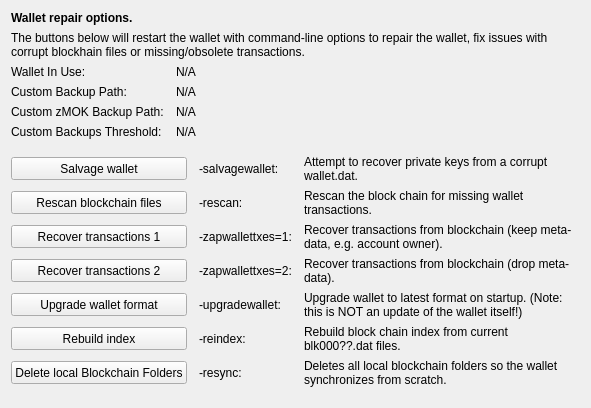
     <widget class="QWidget" name="tab_repair">
      <attribute name="title">
       <string>&amp;Wallet Repair</string>
      </attribute>
      <layout class="QGridLayout" name="gridLayout_4" columnstretch="0,0,0,0">
       <property name="horizontalSpacing">
        <number>12</number>
       </property>
       <item row="0" column="0" colspan="4">
        <widget class="QLabel" name="label_repair_header">
         <property name="font">
          <font>
           <weight>75</weight>
           <bold>true</bold>
          </font>
         </property>
         <property name="text">
          <string>Wallet repair options.</string>
         </property>
        </widget>
       </item>
       <item row="1" column="0" colspan="4">
        <widget class="QLabel" name="label_repair_helptext">
         <property name="font">
          <font>
           <weight>50</weight>
           <bold>false</bold>
          </font>
         </property>
         <property name="text">
          <string>The buttons below will restart the wallet with command-line options to repair the wallet, fix issues with corrupt blockhain files or missing/obsolete transactions.</string>
         </property>
         <property name="wordWrap">
          <bool>true</bool>
         </property>
        </widget>
       </item>
       <item row="2" column="0">
        <widget class="QLabel" name="wallet_path_label">
         <property name="text">
          <string>Wallet In Use:</string>
         </property>
        </widget>
       </item>
       <item row="2" column="1" colspan="3">
        <widget class="QLabel" name="wallet_path">
         <property name="cursor">
          <cursorShape>IBeamCursor</cursorShape>
         </property>
         <property name="text">
          <string>N/A</string>
         </property>
         <property name="textFormat">
          <enum>Qt::PlainText</enum>
         </property>
         <property name="textInteractionFlags">
          <set>Qt::LinksAccessibleByMouse|Qt::TextSelectableByKeyboard|Qt::TextSelectableByMouse</set>
         </property>
        </widget>
       </item>
       <item row="3" column="0">
        <widget class="QLabel" name="wallet_custombackuppath_label">
         <property name="text">
          <string>Custom Backup Path:</string>
         </property>
         <property name="visible">
          <bool>false</bool>
         </property>
        </widget>
       </item>
       <item row="3" column="1" colspan="3">
        <widget class="QLabel" name="wallet_custombackuppath">
         <property name="cursor">
          <cursorShape>IBeamCursor</cursorShape>
         </property>
         <property name="text">
          <string>N/A</string>
         </property>
         <property name="textFormat">
          <enum>Qt::PlainText</enum>
         </property>
         <property name="textInteractionFlags">
          <set>Qt::LinksAccessibleByMouse|Qt::TextSelectableByKeyboard|Qt::TextSelectableByMouse</set>
         </property>
         <property name="visible">
          <bool>false</bool>
         </property>
        </widget>
       </item>
       <item row="4" column="0">
        <widget class="QLabel" name="wallet_customzmokbackuppath_label">
         <property name="text">
          <string>Custom zMOK Backup Path:</string>
         </property>
         <property name="visible">
          <bool>false</bool>
         </property>
        </widget>
       </item>
       <item row="4" column="1" colspan="3">
        <widget class="QLabel" name="wallet_customzmokbackuppath">
         <property name="cursor">
          <cursorShape>IBeamCursor</cursorShape>
         </property>
         <property name="text">
          <string>N/A</string>
         </property>
         <property name="textFormat">
          <enum>Qt::PlainText</enum>
         </property>
         <property name="textInteractionFlags">
          <set>Qt::LinksAccessibleByMouse|Qt::TextSelectableByKeyboard|Qt::TextSelectableByMouse</set>
         </property>
         <property name="visible">
          <bool>false</bool>
         </property>
        </widget>
       </item>
       <item row="5" column="0">
        <widget class="QLabel" name="wallet_custombackupthreshold_label">
         <property name="text">
          <string>Custom Backups Threshold:</string>
         </property>
         <property name="visible">
          <bool>false</bool>
         </property>
        </widget>
       </item>
       <item row="5" column="1" colspan="3">
        <widget class="QLabel" name="wallet_custombackupthreshold">
         <property name="cursor">
          <cursorShape>IBeamCursor</cursorShape>
         </property>
         <property name="text">
          <string>N/A</string>
         </property>
         <property name="textFormat">
          <enum>Qt::PlainText</enum>
         </property>
         <property name="textInteractionFlags">
          <set>Qt::LinksAccessibleByMouse|Qt::TextSelectableByKeyboard|Qt::TextSelectableByMouse</set>
         </property>
         <property name="visible">
          <bool>false</bool>
         </property>
        </widget>
       </item>
       <item row="6" column="0">
        <spacer name="verticalSpacer_repair1">
         <property name="orientation">
          <enum>Qt::Vertical</enum>
         </property>
         <property name="sizeHint" stdset="0">
          <size>
           <width>10</width>
           <height>10</height>
          </size>
         </property>
        </spacer>
       </item>
       <item row="7" column="0" colspan="2">
        <widget class="QPushButton" name="btn_salvagewallet">
         <property name="minimumSize">
          <size>
           <width>100</width>
           <height>23</height>
          </size>
         </property>
         <property name="text">
          <string>Salvage wallet</string>
         </property>
        </widget>
       </item>
       <item row="7" column="2">
        <widget class="QLabel" name="label_repair_salvage_command">
         <property name="text">
          <string notr="true">-salvagewallet:</string>
         </property>
        </widget>
       </item>
       <item row="7" column="3">
        <widget class="QLabel" name="label_repair_salvage">
         <property name="text">
          <string>Attempt to recover private keys from a corrupt wallet.dat.</string>
         </property>
         <property name="wordWrap">
          <bool>true</bool>
         </property>
        </widget>
       </item>
       <item row="8" column="0" colspan="2">
        <widget class="QPushButton" name="btn_rescan">
         <property name="minimumSize">
          <size>
           <width>100</width>
           <height>23</height>
          </size>
         </property>
         <property name="text">
          <string>Rescan blockchain files</string>
         </property>
        </widget>
       </item>
       <item row="8" column="2">
        <widget class="QLabel" name="label_repair_rescan_command">
         <property name="text">
          <string notr="true">-rescan:</string>
         </property>
        </widget>
       </item>
       <item row="8" column="3">
        <widget class="QLabel" name="label_repair_rescan">
         <property name="text">
          <string>Rescan the block chain for missing wallet transactions.</string>
         </property>
         <property name="wordWrap">
          <bool>true</bool>
         </property>
        </widget>
       </item>
       <item row="9" column="0" colspan="2">
        <widget class="QPushButton" name="btn_zapwallettxes1">
         <property name="minimumSize">
          <size>
           <width>100</width>
           <height>23</height>
          </size>
         </property>
         <property name="text">
          <string>Recover transactions 1</string>
         </property>
        </widget>
       </item>
       <item row="9" column="2">
        <widget class="QLabel" name="label_repair_zap1_command">
         <property name="text">
          <string notr="true">-zapwallettxes=1:</string>
         </property>
        </widget>
       </item>
       <item row="9" column="3">
        <widget class="QLabel" name="label_repair_zap1">
         <property name="text">
          <string>Recover transactions from blockchain (keep meta-data, e.g. account owner).</string>
         </property>
         <property name="wordWrap">
          <bool>true</bool>
         </property>
        </widget>
       </item>
       <item row="10" column="0" colspan="2">
        <widget class="QPushButton" name="btn_zapwallettxes2">
         <property name="minimumSize">
          <size>
           <width>100</width>
           <height>23</height>
          </size>
         </property>
         <property name="text">
          <string>Recover transactions 2</string>
         </property>
        </widget>
       </item>
       <item row="10" column="2">
        <widget class="QLabel" name="label_repair_zap2_command">
         <property name="text">
          <string notr="true">-zapwallettxes=2:</string>
         </property>
        </widget>
       </item>
       <item row="10" column="3">
        <widget class="QLabel" name="label_repair_zap2">
         <property name="text">
          <string>Recover transactions from blockchain (drop meta-data).</string>
         </property>
         <property name="wordWrap">
          <bool>true</bool>
         </property>
        </widget>
       </item>
       <item row="11" column="0" colspan="2">
        <widget class="QPushButton" name="btn_upgradewallet">
         <property name="minimumSize">
          <size>
           <width>100</width>
           <height>23</height>
          </size>
         </property>
         <property name="text">
          <string>Upgrade wallet format</string>
         </property>
        </widget>
       </item>
       <item row="11" column="2">
        <widget class="QLabel" name="label_repair_upgrade_command">
         <property name="text">
          <string notr="true">-upgradewallet:</string>
         </property>
        </widget>
       </item>
       <item row="11" column="3">
        <widget class="QLabel" name="label_repair_upgrade">
         <property name="text">
          <string>Upgrade wallet to latest format on startup. (Note: this is NOT an update of the wallet itself!)</string>
         </property>
         <property name="wordWrap">
          <bool>true</bool>
         </property>
        </widget>
       </item>
       <item row="12" column="0" colspan="2">
        <widget class="QPushButton" name="btn_reindex">
         <property name="minimumSize">
          <size>
           <width>100</width>
           <height>23</height>
          </size>
         </property>
         <property name="text">
          <string>Rebuild index</string>
         </property>
        </widget>
       </item>
       <item row="12" column="2">
        <widget class="QLabel" name="label_repair_reindex_command">
         <property name="text">
          <string notr="true">-reindex:</string>
         </property>
        </widget>
       </item>
       <item row="12" column="3">
        <widget class="QLabel" name="label_repair_reindex">
         <property name="text">
          <string>Rebuild block chain index from current blk000??.dat files.</string>
         </property>
         <property name="wordWrap">
          <bool>true</bool>
         </property>
        </widget>
       </item>
       <item row="13" column="0" colspan="2">
        <widget class="QPushButton" name="btn_resync">
         <property name="minimumSize">
          <size>
           <width>100</width>
           <height>23</height>
          </size>
         </property>
         <property name="text">
          <string>Delete local Blockchain Folders</string>
         </property>
        </widget>
       </item>
       <item row="13" column="2">
        <widget class="QLabel" name="label_repair_resync_command">
         <property name="text">
          <string>-resync:</string>
         </property>
        </widget>
       </item>
       <item row="13" column="3">
        <widget class="QLabel" name="label_repair_resync">
         <property name="text">
          <string>Deletes all local blockchain folders so the wallet synchronizes from scratch.</string>
         </property>
         <property name="wordWrap">
          <bool>true</bool>
         </property>
        </widget>
       </item>
       <item row="14" column="0">
        <spacer name="verticalSpacer_repair2">
         <property name="orientation">
          <enum>Qt::Vertical</enum>
         </property>
         <property name="sizeHint" stdset="0">
          <size>
           <width>20</width>
           <height>10</height>
          </size>
         </property>
        </spacer>
       </item>
      </layout>
     </widget>
